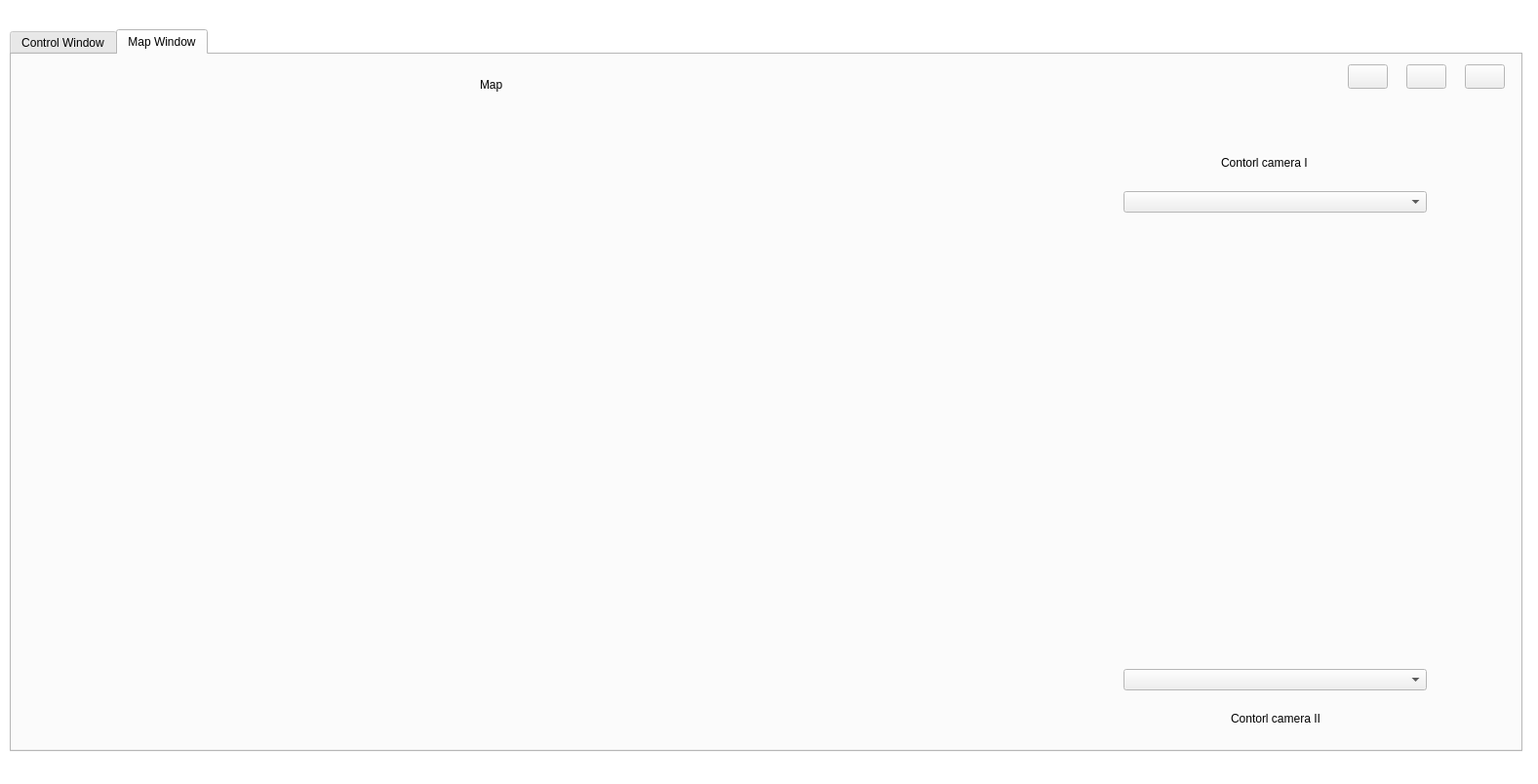
<?xml version="1.0" encoding="UTF-8"?>
<ui version="4.0">
 <class>MainWindow</class>
 <widget class="QWidget" name="MainWindow">
  <property name="geometry">
   <rect>
    <x>0</x>
    <y>0</y>
    <width>1577</width>
    <height>804</height>
   </rect>
  </property>
  <property name="palette">
   <palette>
    <active>
     <colorrole role="Base">
      <brush brushstyle="SolidPattern">
       <color alpha="255">
        <red>211</red>
        <green>215</green>
        <blue>207</blue>
       </color>
      </brush>
     </colorrole>
     <colorrole role="Window">
      <brush brushstyle="SolidPattern">
       <color alpha="255">
        <red>255</red>
        <green>255</green>
        <blue>255</blue>
       </color>
      </brush>
     </colorrole>
    </active>
    <inactive>
     <colorrole role="Base">
      <brush brushstyle="SolidPattern">
       <color alpha="255">
        <red>211</red>
        <green>215</green>
        <blue>207</blue>
       </color>
      </brush>
     </colorrole>
     <colorrole role="Window">
      <brush brushstyle="SolidPattern">
       <color alpha="255">
        <red>255</red>
        <green>255</green>
        <blue>255</blue>
       </color>
      </brush>
     </colorrole>
    </inactive>
    <disabled>
     <colorrole role="Base">
      <brush brushstyle="SolidPattern">
       <color alpha="255">
        <red>255</red>
        <green>255</green>
        <blue>255</blue>
       </color>
      </brush>
     </colorrole>
     <colorrole role="Window">
      <brush brushstyle="SolidPattern">
       <color alpha="255">
        <red>255</red>
        <green>255</green>
        <blue>255</blue>
       </color>
      </brush>
     </colorrole>
    </disabled>
   </palette>
  </property>
  <property name="windowTitle">
   <string>GUI</string>
  </property>
  <widget class="QTabWidget" name="centralwidget">
   <property name="geometry">
    <rect>
     <x>10</x>
     <y>30</y>
     <width>1551</width>
     <height>741</height>
    </rect>
   </property>
   <property name="currentIndex">
    <number>1</number>
   </property>
   <widget class="QWidget" name="tab">
    <attribute name="title">
     <string>Control Window</string>
    </attribute>
    <widget class="QPushButton" name="takeoffButt">
     <property name="geometry">
      <rect>
       <x>910</x>
       <y>630</y>
       <width>311</width>
       <height>31</height>
      </rect>
     </property>
     <property name="font">
      <font>
       <pointsize>15</pointsize>
      </font>
     </property>
     <property name="text">
      <string>TakeOff</string>
     </property>
    </widget>
    <widget class="QLabel" name="label_3">
     <property name="geometry">
      <rect>
       <x>210</x>
       <y>620</y>
       <width>101</width>
       <height>21</height>
      </rect>
     </property>
     <property name="text">
      <string>Speed control</string>
     </property>
    </widget>
    <widget class="QPushButton" name="upButt">
     <property name="geometry">
      <rect>
       <x>20</x>
       <y>350</y>
       <width>491</width>
       <height>81</height>
      </rect>
     </property>
     <property name="font">
      <font>
       <pointsize>15</pointsize>
      </font>
     </property>
     <property name="text">
      <string>Up</string>
     </property>
    </widget>
    <widget class="QLabel" name="label_4">
     <property name="geometry">
      <rect>
       <x>730</x>
       <y>30</y>
       <width>101</width>
       <height>21</height>
      </rect>
     </property>
     <property name="text">
      <string>UAV's camera</string>
     </property>
    </widget>
    <widget class="QPushButton" name="backButt">
     <property name="geometry">
      <rect>
       <x>1040</x>
       <y>530</y>
       <width>491</width>
       <height>81</height>
      </rect>
     </property>
     <property name="font">
      <font>
       <pointsize>15</pointsize>
      </font>
     </property>
     <property name="text">
      <string>Pitch down</string>
     </property>
    </widget>
    <widget class="QPushButton" name="yawRButt">
     <property name="geometry">
      <rect>
       <x>270</x>
       <y>440</y>
       <width>241</width>
       <height>81</height>
      </rect>
     </property>
     <property name="font">
      <font>
       <pointsize>15</pointsize>
      </font>
     </property>
     <property name="text">
      <string>Yaw right</string>
     </property>
    </widget>
    <widget class="QSlider" name="horizontalSlider">
     <property name="geometry">
      <rect>
       <x>30</x>
       <y>650</y>
       <width>421</width>
       <height>16</height>
      </rect>
     </property>
     <property name="autoFillBackground">
      <bool>false</bool>
     </property>
     <property name="minimum">
      <number>1</number>
     </property>
     <property name="maximum">
      <number>5</number>
     </property>
     <property name="orientation">
      <enum>Qt::Horizontal</enum>
     </property>
     <property name="invertedAppearance">
      <bool>false</bool>
     </property>
     <property name="invertedControls">
      <bool>false</bool>
     </property>
     <property name="tickPosition">
      <enum>QSlider::TicksBelow</enum>
     </property>
     <property name="tickInterval">
      <number>1</number>
     </property>
    </widget>
    <widget class="QPushButton" name="rollRButt">
     <property name="geometry">
      <rect>
       <x>1290</x>
       <y>440</y>
       <width>241</width>
       <height>81</height>
      </rect>
     </property>
     <property name="font">
      <font>
       <pointsize>15</pointsize>
      </font>
     </property>
     <property name="text">
      <string>Roll right</string>
     </property>
    </widget>
    <widget class="QLabel" name="label_2">
     <property name="geometry">
      <rect>
       <x>1230</x>
       <y>30</y>
       <width>81</width>
       <height>21</height>
      </rect>
     </property>
     <property name="text">
      <string>Neighbor 2</string>
     </property>
    </widget>
    <widget class="QPushButton" name="rollLButt">
     <property name="geometry">
      <rect>
       <x>1040</x>
       <y>440</y>
       <width>241</width>
       <height>81</height>
      </rect>
     </property>
     <property name="font">
      <font>
       <pointsize>15</pointsize>
      </font>
     </property>
     <property name="text">
      <string>Roll left</string>
     </property>
    </widget>
    <widget class="QPushButton" name="yawLButt">
     <property name="geometry">
      <rect>
       <x>20</x>
       <y>440</y>
       <width>241</width>
       <height>81</height>
      </rect>
     </property>
     <property name="font">
      <font>
       <pointsize>15</pointsize>
      </font>
     </property>
     <property name="text">
      <string>Yaw left</string>
     </property>
    </widget>
    <widget class="QPushButton" name="downButt">
     <property name="geometry">
      <rect>
       <x>20</x>
       <y>530</y>
       <width>491</width>
       <height>81</height>
      </rect>
     </property>
     <property name="font">
      <font>
       <pointsize>15</pointsize>
      </font>
     </property>
     <property name="text">
      <string>Down</string>
     </property>
    </widget>
    <widget class="QPushButton" name="frwButt">
     <property name="geometry">
      <rect>
       <x>1040</x>
       <y>350</y>
       <width>491</width>
       <height>81</height>
      </rect>
     </property>
     <property name="font">
      <font>
       <pointsize>15</pointsize>
      </font>
     </property>
     <property name="text">
      <string>Pitch up</string>
     </property>
    </widget>
    <widget class="QLabel" name="label">
     <property name="geometry">
      <rect>
       <x>200</x>
       <y>30</y>
       <width>101</width>
       <height>21</height>
      </rect>
     </property>
     <property name="text">
      <string>Neighbor 1</string>
     </property>
    </widget>
    <widget class="QSpinBox" name="spinBox">
     <property name="geometry">
      <rect>
       <x>460</x>
       <y>640</y>
       <width>48</width>
       <height>26</height>
      </rect>
     </property>
     <property name="minimum">
      <number>1</number>
     </property>
     <property name="maximum">
      <number>5</number>
     </property>
    </widget>
    <widget class="QLabel" name="label_6">
     <property name="geometry">
      <rect>
       <x>30</x>
       <y>670</y>
       <width>16</width>
       <height>21</height>
      </rect>
     </property>
     <property name="text">
      <string>1</string>
     </property>
    </widget>
    <widget class="QLabel" name="label_7">
     <property name="geometry">
      <rect>
       <x>140</x>
       <y>670</y>
       <width>16</width>
       <height>21</height>
      </rect>
     </property>
     <property name="text">
      <string>2</string>
     </property>
    </widget>
    <widget class="QLabel" name="label_8">
     <property name="geometry">
      <rect>
       <x>240</x>
       <y>670</y>
       <width>16</width>
       <height>21</height>
      </rect>
     </property>
     <property name="text">
      <string>3</string>
     </property>
    </widget>
    <widget class="QLabel" name="label_10">
     <property name="geometry">
      <rect>
       <x>340</x>
       <y>670</y>
       <width>16</width>
       <height>21</height>
      </rect>
     </property>
     <property name="text">
      <string>4</string>
     </property>
    </widget>
    <widget class="QLabel" name="label_11">
     <property name="geometry">
      <rect>
       <x>440</x>
       <y>670</y>
       <width>16</width>
       <height>21</height>
      </rect>
     </property>
     <property name="text">
      <string>5</string>
     </property>
    </widget>
    <widget class="QWidget" name="horizontalLayoutWidget">
     <property name="geometry">
      <rect>
       <x>150</x>
       <y>130</y>
       <width>311</width>
       <height>191</height>
      </rect>
     </property>
     <layout class="QHBoxLayout" name="imageLayoutLF" stretch="0">
      <item>
       <widget class="rqt_gui_main_cpp::RatioLayoutedFrame" name="imageFrameLF">
        <property name="sizePolicy">
         <sizepolicy hsizetype="Expanding" vsizetype="Expanding">
          <horstretch>0</horstretch>
          <verstretch>0</verstretch>
         </sizepolicy>
        </property>
        <property name="minimumSize">
         <size>
          <width>80</width>
          <height>60</height>
         </size>
        </property>
        <property name="contextMenuPolicy">
         <enum>Qt::ActionsContextMenu</enum>
        </property>
        <property name="lineWidth">
         <number>1</number>
        </property>
       </widget>
      </item>
     </layout>
    </widget>
    <widget class="QWidget" name="horizontalLayoutWidget_2">
     <property name="geometry">
      <rect>
       <x>670</x>
       <y>120</y>
       <width>311</width>
       <height>191</height>
      </rect>
     </property>
     <layout class="QHBoxLayout" name="imageLayoutLL" stretch="0">
      <item>
       <widget class="rqt_gui_main_cpp::RatioLayoutedFrame" name="imageFrameLL">
        <property name="sizePolicy">
         <sizepolicy hsizetype="Expanding" vsizetype="Expanding">
          <horstretch>0</horstretch>
          <verstretch>0</verstretch>
         </sizepolicy>
        </property>
        <property name="minimumSize">
         <size>
          <width>80</width>
          <height>60</height>
         </size>
        </property>
        <property name="contextMenuPolicy">
         <enum>Qt::ActionsContextMenu</enum>
        </property>
        <property name="lineWidth">
         <number>1</number>
        </property>
       </widget>
      </item>
     </layout>
    </widget>
    <widget class="QWidget" name="horizontalLayoutWidget_3">
     <property name="geometry">
      <rect>
       <x>670</x>
       <y>330</y>
       <width>311</width>
       <height>191</height>
      </rect>
     </property>
     <layout class="QHBoxLayout" name="imageLayoutNB" stretch="0">
      <item>
       <widget class="rqt_gui_main_cpp::RatioLayoutedFrame" name="imageFrameNB">
        <property name="sizePolicy">
         <sizepolicy hsizetype="Expanding" vsizetype="Expanding">
          <horstretch>0</horstretch>
          <verstretch>0</verstretch>
         </sizepolicy>
        </property>
        <property name="minimumSize">
         <size>
          <width>80</width>
          <height>60</height>
         </size>
        </property>
        <property name="contextMenuPolicy">
         <enum>Qt::ActionsContextMenu</enum>
        </property>
        <property name="lineWidth">
         <number>1</number>
        </property>
       </widget>
      </item>
     </layout>
    </widget>
    <widget class="QComboBox" name="leaderBox">
     <property name="geometry">
      <rect>
       <x>100</x>
       <y>90</y>
       <width>311</width>
       <height>22</height>
      </rect>
     </property>
    </widget>
    <widget class="QComboBox" name="leaderBox_2">
     <property name="geometry">
      <rect>
       <x>620</x>
       <y>80</y>
       <width>311</width>
       <height>22</height>
      </rect>
     </property>
    </widget>
    <widget class="QComboBox" name="leaderBox_3">
     <property name="geometry">
      <rect>
       <x>610</x>
       <y>550</y>
       <width>311</width>
       <height>22</height>
      </rect>
     </property>
    </widget>
    <widget class="QWidget" name="horizontalLayoutWidget_6">
     <property name="geometry">
      <rect>
       <x>1130</x>
       <y>80</y>
       <width>311</width>
       <height>41</height>
      </rect>
     </property>
     <layout class="QHBoxLayout" name="horizontalLayout">
      <item>
       <widget class="QLineEdit" name="videoEdit"/>
      </item>
      <item>
       <widget class="QPushButton" name="startBtn">
        <property name="text">
         <string>StartStream</string>
        </property>
       </widget>
      </item>
     </layout>
    </widget>
    <widget class="QPushButton" name="returnButt">
     <property name="geometry">
      <rect>
       <x>600</x>
       <y>630</y>
       <width>311</width>
       <height>31</height>
      </rect>
     </property>
     <property name="font">
      <font>
       <pointsize>15</pointsize>
      </font>
     </property>
     <property name="text">
      <string>Return</string>
     </property>
     <property name="flat">
      <bool>false</bool>
     </property>
    </widget>
    <widget class="QPushButton" name="landButt">
     <property name="geometry">
      <rect>
       <x>1220</x>
       <y>630</y>
       <width>311</width>
       <height>31</height>
      </rect>
     </property>
     <property name="font">
      <font>
       <pointsize>15</pointsize>
      </font>
     </property>
     <property name="text">
      <string>Land</string>
     </property>
     <property name="flat">
      <bool>false</bool>
     </property>
    </widget>
    <widget class="QGraphicsView" name="graphicsView">
     <property name="geometry">
      <rect>
       <x>1130</x>
       <y>140</y>
       <width>311</width>
       <height>191</height>
      </rect>
     </property>
    </widget>
    <widget class="QLabel" name="label_14">
     <property name="geometry">
      <rect>
       <x>730</x>
       <y>590</y>
       <width>101</width>
       <height>21</height>
      </rect>
     </property>
     <property name="text">
      <string>Indoor camera</string>
     </property>
    </widget>
    <widget class="QPushButton" name="pushButton_3">
     <property name="geometry">
      <rect>
       <x>1370</x>
       <y>10</y>
       <width>41</width>
       <height>25</height>
      </rect>
     </property>
     <property name="text">
      <string/>
     </property>
     <property name="icon">
      <iconset resource="../../resourses.qrc">
       <normaloff>:/img/img/img1.png</normaloff>:/img/img/img1.png</iconset>
     </property>
    </widget>
    <widget class="QPushButton" name="pushButton">
     <property name="geometry">
      <rect>
       <x>1430</x>
       <y>10</y>
       <width>41</width>
       <height>25</height>
      </rect>
     </property>
     <property name="text">
      <string/>
     </property>
     <property name="icon">
      <iconset resource="../../resourses.qrc">
       <normaloff>:/img/img/img2.png</normaloff>:/img/img/img2.png</iconset>
     </property>
    </widget>
    <widget class="QPushButton" name="pushButton_2">
     <property name="geometry">
      <rect>
       <x>1490</x>
       <y>10</y>
       <width>41</width>
       <height>25</height>
      </rect>
     </property>
     <property name="text">
      <string/>
     </property>
     <property name="icon">
      <iconset resource="../../resourses.qrc">
       <normaloff>:/img/img/img3.png</normaloff>:/img/img/img3.png</iconset>
     </property>
    </widget>
   </widget>
   <widget class="QWidget" name="tab_2">
    <attribute name="title">
     <string>Map Window</string>
    </attribute>
    <widget class="QPushButton" name="pushButton_4">
     <property name="geometry">
      <rect>
       <x>1430</x>
       <y>10</y>
       <width>41</width>
       <height>25</height>
      </rect>
     </property>
     <property name="text">
      <string/>
     </property>
     <property name="icon">
      <iconset resource="../../resourses.qrc">
       <normaloff>:/img/img/img2.png</normaloff>:/img/img/img2.png</iconset>
     </property>
    </widget>
    <widget class="QPushButton" name="pushButton_5">
     <property name="geometry">
      <rect>
       <x>1490</x>
       <y>10</y>
       <width>41</width>
       <height>25</height>
      </rect>
     </property>
     <property name="text">
      <string/>
     </property>
     <property name="icon">
      <iconset resource="../../resourses.qrc">
       <normaloff>:/img/img/img3.png</normaloff>:/img/img/img3.png</iconset>
     </property>
    </widget>
    <widget class="QPushButton" name="pushButton_6">
     <property name="geometry">
      <rect>
       <x>1370</x>
       <y>10</y>
       <width>41</width>
       <height>25</height>
      </rect>
     </property>
     <property name="text">
      <string/>
     </property>
     <property name="icon">
      <iconset resource="../../resourses.qrc">
       <normaloff>:/img/img/img1.png</normaloff>:/img/img/img1.png</iconset>
     </property>
    </widget>
    <widget class="QLabel" name="label_9">
     <property name="geometry">
      <rect>
       <x>480</x>
       <y>20</y>
       <width>31</width>
       <height>21</height>
      </rect>
     </property>
     <property name="text">
      <string>Map</string>
     </property>
    </widget>
    <widget class="QLabel" name="label_12">
     <property name="geometry">
      <rect>
       <x>1240</x>
       <y>100</y>
       <width>121</width>
       <height>21</height>
      </rect>
     </property>
     <property name="text">
      <string>Contorl camera I</string>
     </property>
    </widget>
    <widget class="QLabel" name="label_13">
     <property name="geometry">
      <rect>
       <x>1250</x>
       <y>670</y>
       <width>121</width>
       <height>21</height>
      </rect>
     </property>
     <property name="text">
      <string>Contorl camera II</string>
     </property>
    </widget>
    <widget class="QComboBox" name="leaderBox_4">
     <property name="geometry">
      <rect>
       <x>1140</x>
       <y>140</y>
       <width>311</width>
       <height>22</height>
      </rect>
     </property>
    </widget>
    <widget class="QComboBox" name="observerBox">
     <property name="geometry">
      <rect>
       <x>1140</x>
       <y>630</y>
       <width>311</width>
       <height>22</height>
      </rect>
     </property>
    </widget>
    <widget class="QWidget" name="horizontalLayoutWidget_5">
     <property name="geometry">
      <rect>
       <x>1180</x>
       <y>190</y>
       <width>311</width>
       <height>191</height>
      </rect>
     </property>
     <layout class="QHBoxLayout" name="imageLayoutIC">
      <item>
       <widget class="rqt_gui_main_cpp::RatioLayoutedFrame" name="imageFrameIC">
        <property name="sizePolicy">
         <sizepolicy hsizetype="Expanding" vsizetype="Expanding">
          <horstretch>0</horstretch>
          <verstretch>0</verstretch>
         </sizepolicy>
        </property>
        <property name="minimumSize">
         <size>
          <width>80</width>
          <height>60</height>
         </size>
        </property>
        <property name="contextMenuPolicy">
         <enum>Qt::ActionsContextMenu</enum>
        </property>
        <property name="lineWidth">
         <number>1</number>
        </property>
       </widget>
      </item>
     </layout>
    </widget>
    <widget class="QWidget" name="horizontalLayoutWidget_4">
     <property name="geometry">
      <rect>
       <x>1180</x>
       <y>410</y>
       <width>311</width>
       <height>191</height>
      </rect>
     </property>
     <layout class="QHBoxLayout" name="imageLayoutOF" stretch="0">
      <item>
       <widget class="rqt_gui_main_cpp::RatioLayoutedFrame" name="imageFrameOF">
        <property name="sizePolicy">
         <sizepolicy hsizetype="Expanding" vsizetype="Expanding">
          <horstretch>0</horstretch>
          <verstretch>0</verstretch>
         </sizepolicy>
        </property>
        <property name="minimumSize">
         <size>
          <width>80</width>
          <height>60</height>
         </size>
        </property>
        <property name="contextMenuPolicy">
         <enum>Qt::ActionsContextMenu</enum>
        </property>
        <property name="lineWidth">
         <number>1</number>
        </property>
       </widget>
      </item>
     </layout>
    </widget>
    <widget class="QWidget" name="verticalLayoutWidget">
     <property name="geometry">
      <rect>
       <x>40</x>
       <y>70</y>
       <width>1061</width>
       <height>601</height>
      </rect>
     </property>
     <layout class="QVBoxLayout" name="mainLayout"/>
    </widget>
   </widget>
  </widget>
  <widget class="QComboBox" name="leaderBox_5">
   <property name="geometry">
    <rect>
     <x>1060</x>
     <y>890</y>
     <width>311</width>
     <height>22</height>
    </rect>
   </property>
  </widget>
  <widget class="QWidget" name="horizontalLayoutWidget_7">
   <property name="geometry">
    <rect>
     <x>530</x>
     <y>770</y>
     <width>441</width>
     <height>271</height>
    </rect>
   </property>
   <layout class="QHBoxLayout" name="imageLayoutLA">
    <item>
     <widget class="rqt_gui_main_cpp::RatioLayoutedFrame" name="imageFrameLA">
      <property name="sizePolicy">
       <sizepolicy hsizetype="Expanding" vsizetype="Expanding">
        <horstretch>0</horstretch>
        <verstretch>0</verstretch>
       </sizepolicy>
      </property>
      <property name="minimumSize">
       <size>
        <width>80</width>
        <height>60</height>
       </size>
      </property>
      <property name="contextMenuPolicy">
       <enum>Qt::ActionsContextMenu</enum>
      </property>
      <property name="lineWidth">
       <number>1</number>
      </property>
     </widget>
    </item>
   </layout>
  </widget>
 </widget>
 <customwidgets>
  <customwidget>
   <class>rqt_gui_main_cpp::RatioLayoutedFrame</class>
   <extends>QFrame</extends>
   <header>rqt_gui_main_cpp/rlf.h</header>
   <container>1</container>
  </customwidget>
 </customwidgets>
 <resources>
  <include location="../../resourses.qrc"/>
 </resources>
 <connections/>
</ui>
